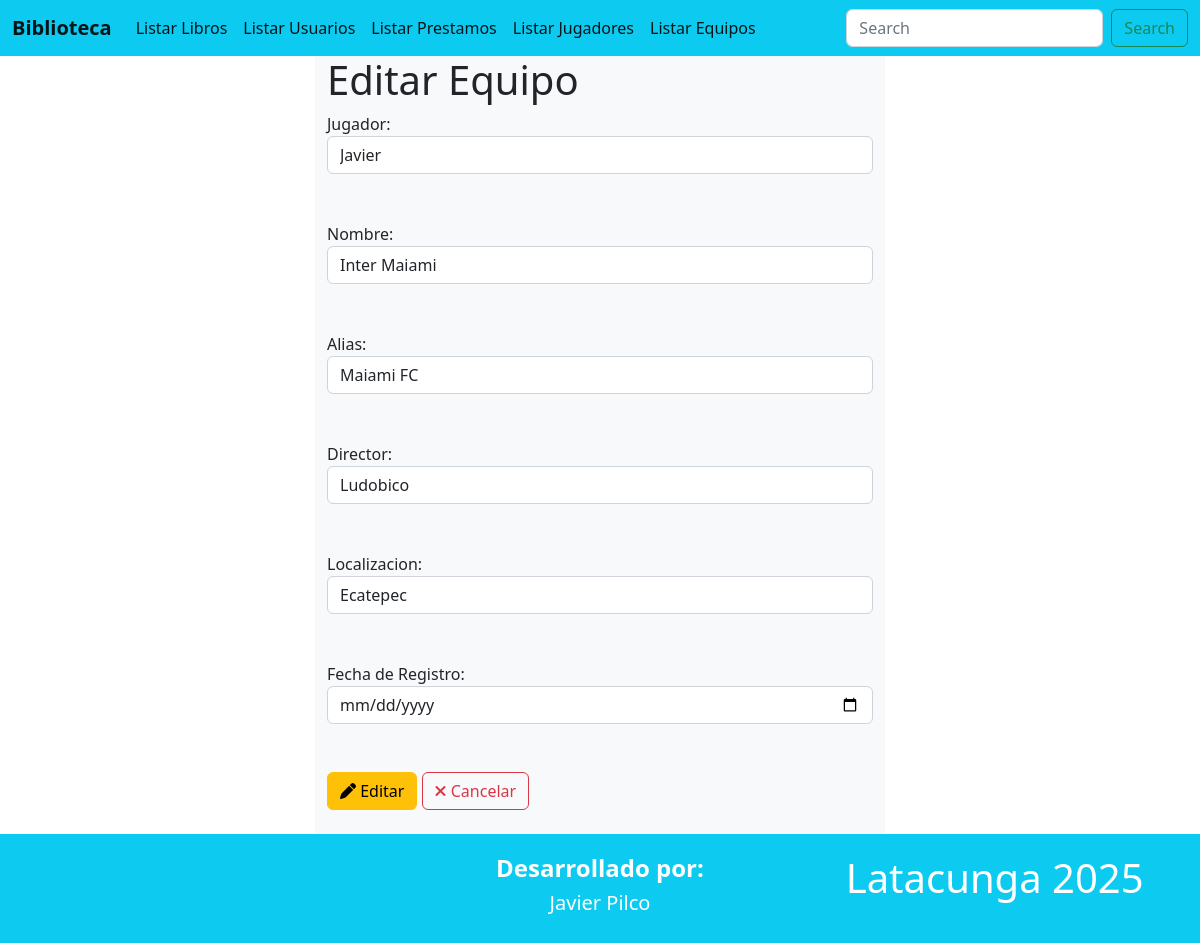
The app's page /editarEquipo/1 with its own data.
### Aplicaciones/Control/models.py (models this page shows, shortened)
class Equipo(models.Model):
    id = models.AutoField(primary_key=True)
    jugador = models.ForeignKey(Jugador, on_delete=models.CASCADE)
    nombre = models.CharField(max_length=20)
    alias = models.CharField(max_length=100)
    director = models.CharField(max_length=100)
    localizacion = models.CharField(max_length=100)
    fecha_registro = models.DateField()

class Jugador(models.Model):
    id = models.AutoField(primary_key=True)
    nombre = models.CharField(max_length=20)
    apellido = models.CharField(max_length=200)
    alias = models.CharField(max_length=100)
    numero = models.CharField(max_length=100)
    posicion = models.CharField(max_length=100)

### Aplicaciones/Control/views.py (the view)
# urls.py: path('editarEquipo/<int:id>', views.editarEquipo),
def editarEquipo(request, id):
    equipo = Equipo.objects.get(id=id)
    jugadores = Jugador.objects.all()
    return render(request, "editarEquipo.html", {
        'equipoEditar': equipo,
        'jugadores': jugadores
    })

### Aplicaciones/Control/templates/editarEquipo.html (shortened to what this page needs)
{% extends './plantilla.html' %}
{% block contenido %}
<div class="row">
    <div class="col-md-3"></div>
    <div class="col-md-6 bg-light">
        <h1>Editar Equipo</h1>
        <form action="/procesarEdicionEquipo" method="post">
            <label for="jugador">Jugador:</label><br>
            <select class="form-control" name="jugador" id="jugador" required>
                {% for jugador in jugadores %}
                    <option value="{{ jugador.id }}" {% if jugador.id == equipoEditar.jugador.id %}selected{% endif %}>
                        {{ jugador.nombre }}
                    </option>
                {% endfor %}
            </select> <br><br>
            <label for="nombre">Nombre:</label><br>
            <input class="form-control" type="text" name="nombre" id="nombre" value="{{ equipoEditar.nombre }}" required> <br><br>
            <label for="alias">Alias:</label><br>
            <input class="form-control" type="text" name="alias" id="alias" value="{{ equipoEditar.alias }}" required> <br><br>
            <label for="director">Director:</label><br>
            <input class="form-control" type="text" name="director" id="director" value="{{ equipoEditar.director }}" required> <br><br>
            <label for="localizacion">Localizacion:</label><br>
            <input class="form-control" type="text" name="localizacion" id="localizacion" value="{{ equipoEditar.localizacion }}" required> <br><br>
            <label for="fecha_registro">Fecha de Registro:</label><br>
            <input class="form-control" type="date" name="fecha_registro" id="fecha_registro" value="{{ equipoEditar.fecha_registro }}" required> <br><br>
            <button class="btn btn-warning" type="submit">
                <i class="fa fa-pen"></i> Editar
            </button>
            <a class="btn btn-outline-danger" href="/equipos">
                <i class="fa fa-times"></i> Cancelar
            </a>
        </form>
        <br>
    </div>
    <div class="col-md-3"></div>
</div>
{% endblock %}

### records on screen
Equipo: jugador "Javier", nombre "Inter Maiami", alias "Maiami FC", director "Ludobico", localizacion "Ecatepec"
